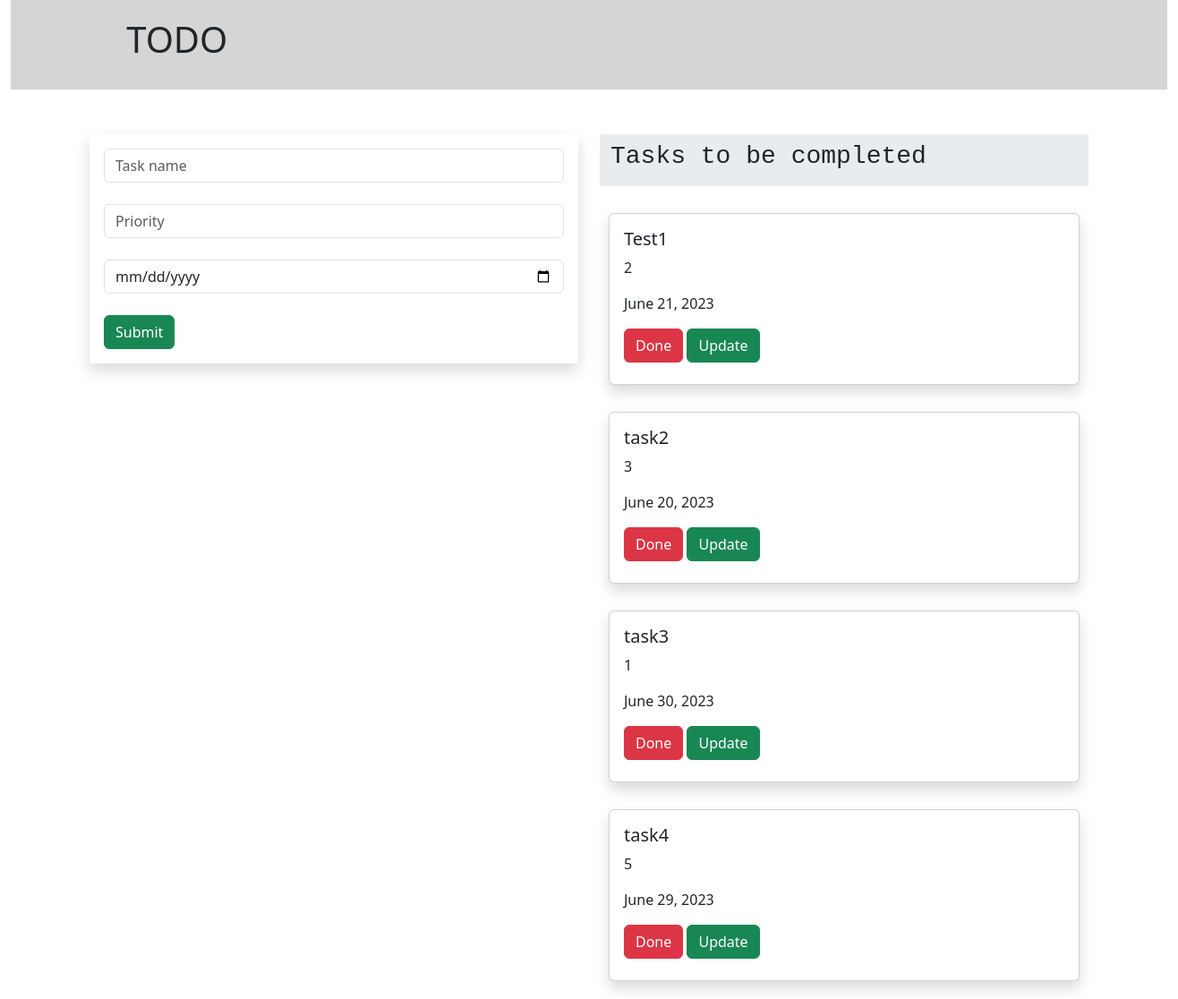
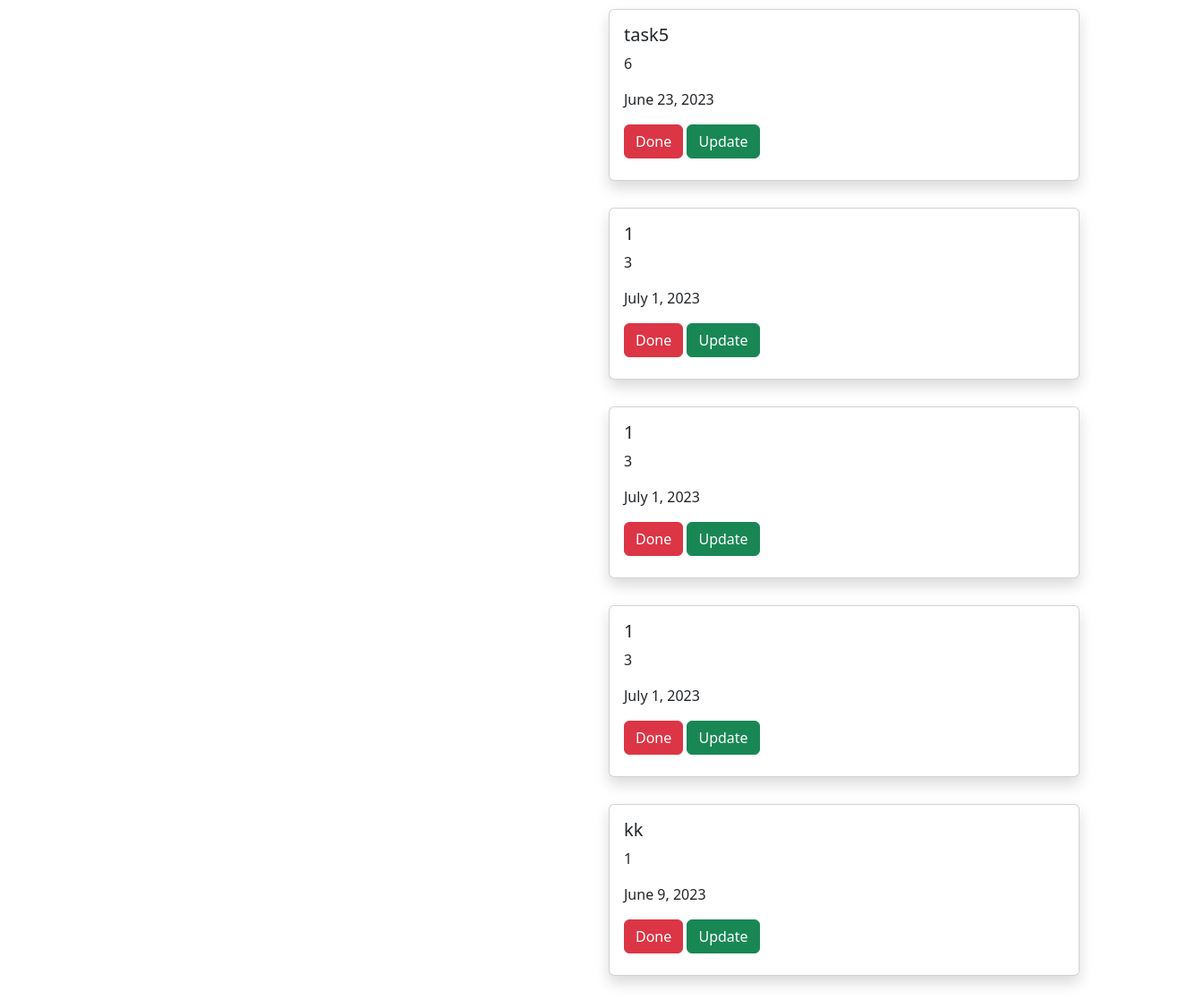
The page / on the database its author committed (2 pictures, top to bottom).
### todoapp/models.py (models this page shows, shortened)
class Task(models.Model):
    name = models.CharField(max_length=250)
    priority = models.IntegerField()
    date = models.DateField()

### todoapp/views.py (the view)
# urls.py: path('', views.home, name='home'),
def home(request):
    tasks = Task.objects.all()
    if request.method == 'POST':
        name = request.POST.get('task', '')
        priority = request.POST.get('priority', '')
        date = request.POST.get('date', '')
        task = Task(name=name, priority=priority, date=date)
        task.save()
    return render(request, "home.html", {'task': tasks})

### templates/home.html (shortened to what this page needs)
{% extends 'base.html' %}
{% block content %}
<div class="container-fluid">
    <div class="row">
        <div class="col-md-12">
            <div class="banner">
                <div class="banner-text">
                    <h1>TODO</h1>
                </div>
            </div>
        </div>
    </div>
</div>
<div class="container">
    <div class="row">
        <div class="col-md-6">
            <form method="post" class="p-3 shadow">
                <div class="form-group">
                    <input type="text" class="form-control" name="task" id="task" placeholder="Task name">
                </div><br>
                <div class="form-group">
                    <input type="text" class="form-control" name="priority" id="priority" placeholder="Priority">
                </div><br>
                <div class="form-group">
                    <input type="date" class="form-control" name="date" id="date">
                </div><br>
                <input type="submit" value="Submit" class="btn btn-success">
            </form>
        </div>
        <div class="col-md-6">
            <nav class="navbar bg-body-secondary">
              <div class="container-fluid">
                <h3 class="font-monospace">Tasks to be completed</h3>
              </div>
            </nav>
            {% for i in task %}
            <div class="shadow card" style="margin:30px 10px">
                <div class="card-body">
                    <div class="card-title">
                        <h5>{{i.name}}</h5>
                        <p>{{i.priority}}</p>
                        <p>{{i.date}}</p>
                        <a href="{% url 'delete' i.id %}" class="btn btn-danger">Done</a>
                        <a href="{% url 'update' i.id %}" class="btn btn-success">Update</a>
                    </div>
                </div>
            </div>
            {% endfor %}
        </div>
    </div>
</div>
{% endblock %}

### templates/base.html (shortened to what this page needs)
{% load static %}
<!DOCTYPE html>
<html lang="en">
<head>
    <link href="https://cdn.jsdelivr.net/npm/bootstrap@5.3.0-alpha1/dist/css/bootstrap.min.css" rel="stylesheet">
    <link rel="stylesheet" href="{% static 'style.css' %}">
</head>
<body>
{% block content %}
{% endblock %}
</body>
</html>

### static/style.css (style rules this page uses)
.banner { background-color: #D5D5D5; width:100%; height:100px; margin-bottom:50px; }
.banner-text { position:relative; top:20%; left:10%; transform:transform; }

### rows shown on the page
Task: name "Test1", priority "2", date "June 21, 2023"
Task: name "task2", priority "3", date "June 20, 2023"
Task: name "task3", priority "1", date "June 30, 2023"
Task: name "task4", priority "5", date "June 29, 2023"
Task: name "task5", priority "6", date "June 23, 2023"
Task: name "1", priority "3", date "July 1, 2023"
Task: name "1", priority "3", date "July 1, 2023"
Task: name "1", priority "3", date "July 1, 2023"
Task: name "kk", priority "1", date "June 9, 2023"
